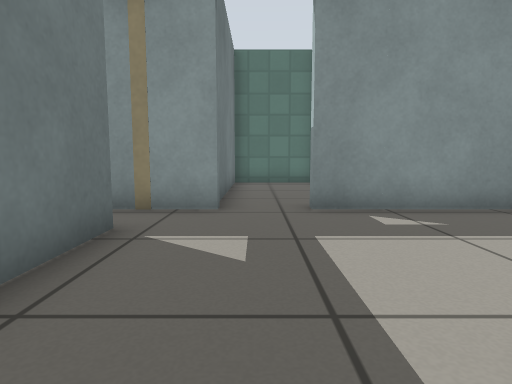
view 1 (above)

16 first-person views from a walk through a robot-simulator world made for Gazebo. The camera is 0.5 m above the floor, tilts 6° down and sees 75° across. The floor is counted in squares, 0.5 m on a side. Each view is taken from the middle of a square. On the plan, view 1 faces up. The plan holds only what a view shows up to about 12 squares ahead; the rest is blank. Simple patterns stand in for the simulator's built-in surfaces.

view 2
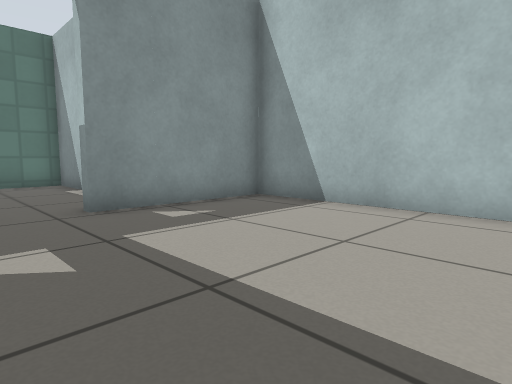

view 3
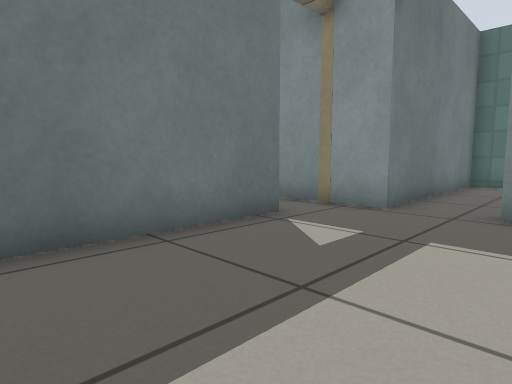

view 4
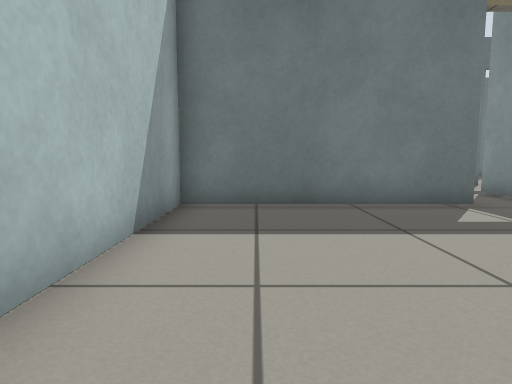

view 5
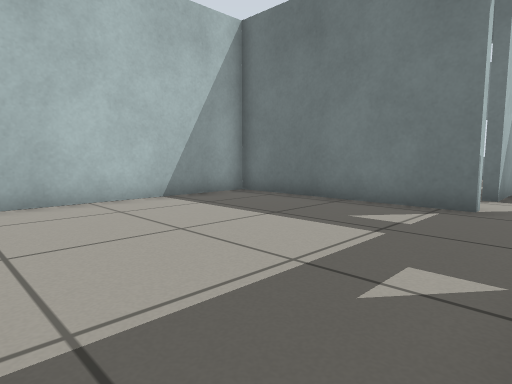

view 6
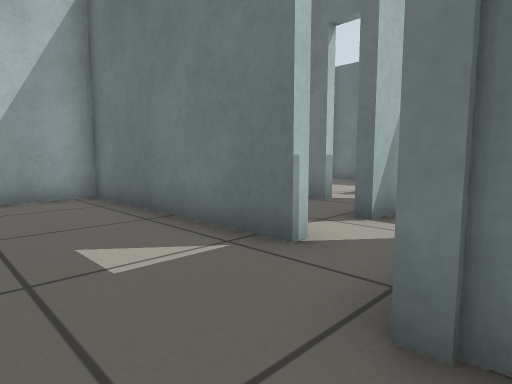

view 7
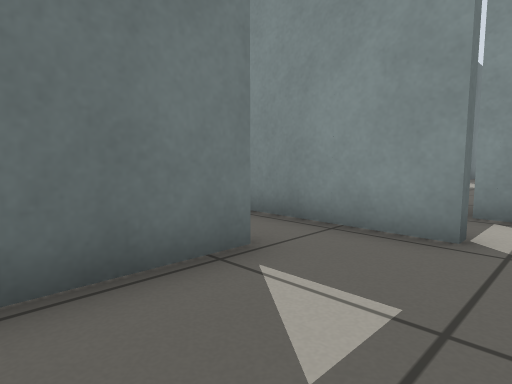

view 8
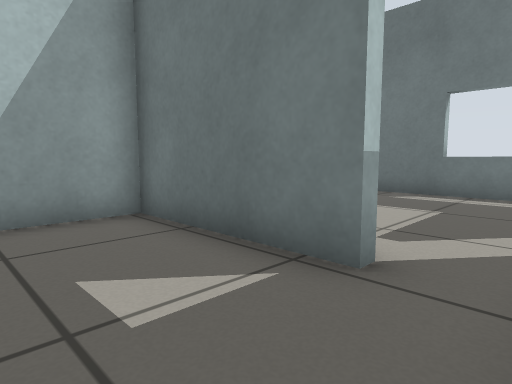

view 9
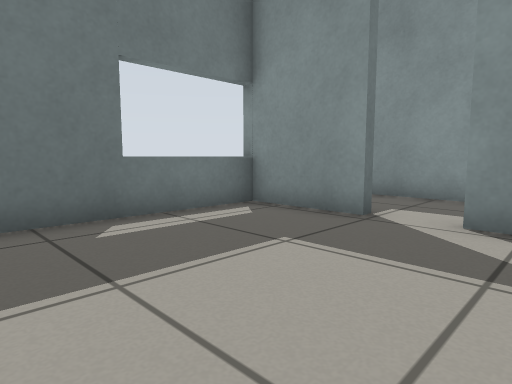

view 10
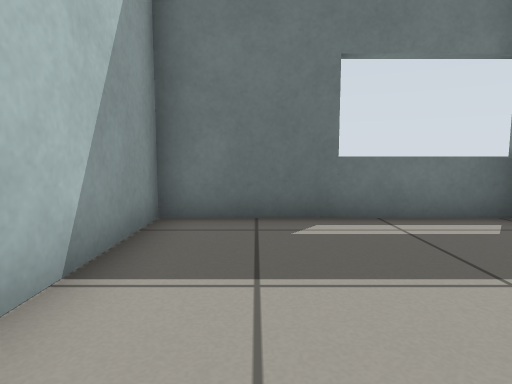

view 11
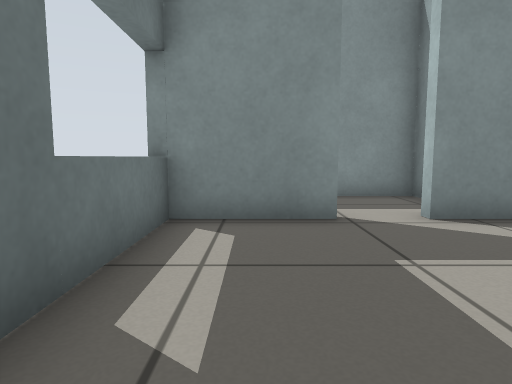

view 12
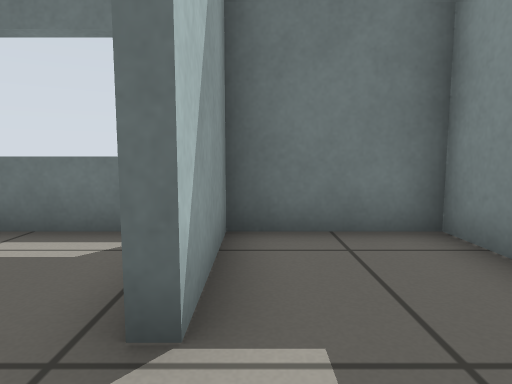

view 13
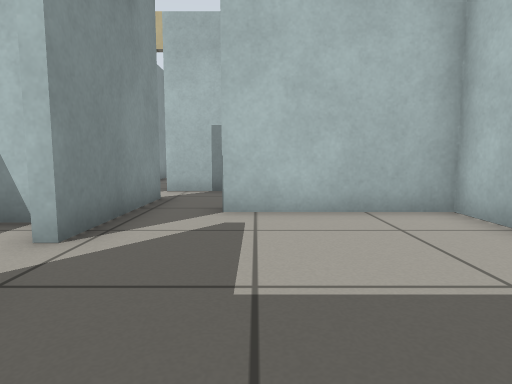

view 14
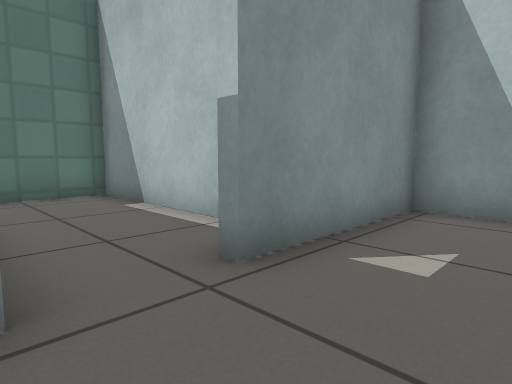

view 15
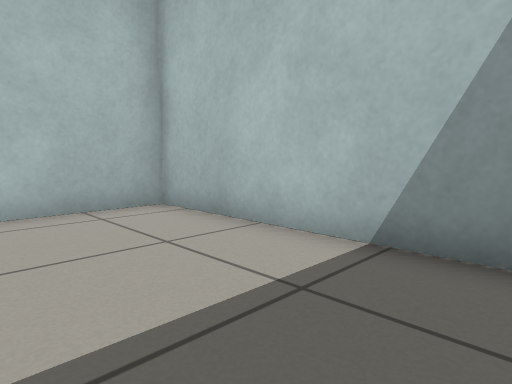

view 16
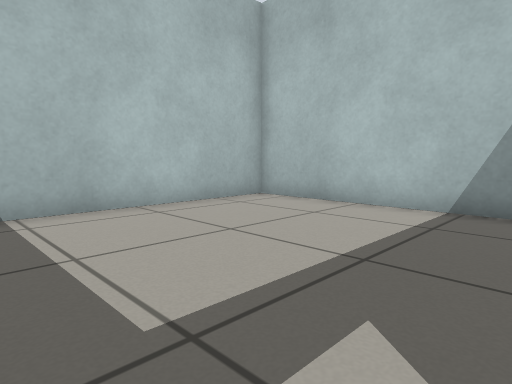

### Floor plan
Ten units are one square. View 1 is at (0, 0); x grows to the right and y downward. Boxes are objects, and circles mark ways between rooms. Rooms are numbered by the first view taken in them; rooms with no view inside come last. Other rooms are left out.
<svg viewBox="-132 -135 191 156">
<path fill="none" stroke="#000" d="M-20 -46 -20 16 54 16 54 -63 10 -63M24 -82 24 -130 -7 -130 -7 -63M-57 -26 -57 16 -36 16M-23 -29 -23 -46M-39 -43 -60 -43M-74 16 -60 16 -60 -26M-96 -43 -127 -43M-60 -43 -82 -43M-124 -44 -124 16 -90 16M-70 -54 -70 -75 -124 -75 -124 -46 -96 -46M-7 -63 -44 -63"/>
<circle cx="3" cy="-63" r="3" fill="#2a7"/>
<circle cx="-30" cy="-40" r="3" fill="#2a7"/>
<circle cx="-90" cy="-40" r="3" fill="#2a7"/>
<text x="20" y="-20">1</text>
<text x="10" y="-100">2</text>
<text x="-40" y="-10">3</text>
<text x="-90" y="-10">4</text>
<text x="-100" y="-60">5</text>
<text x="-40" y="-50">6</text>
</svg>
Room 1 opens to room 2. Room 3 opens to room 6. Room 4 opens to room 5.

Where each view was taken, in squares from view 1:
view 1: 0 up, 0 right, facing up
view 2: 0 up, 1 left, facing up-right
view 3: 0 up, 2 right, facing up-left
view 4: 0 up, 5 right, facing left
view 5: 6 up, 5 right, facing down-left
view 6: 7 up, 1 right, facing down-left
view 7: 0 up, 3 left, facing up-left
view 8: 4 up, 3 left, facing down-left
view 9: 1 down, 7 left, facing up-left
view 10: 0 up, 7 left, facing left
view 11: 1 down, 11 left, facing up
view 12: 5 up, 8 left, facing left
view 13: 2 up, 12 left, facing right
view 14: 4 up, 1 left, facing up-right
view 15: 2 up, 1 left, facing down-right
view 16: 5 up, 1 left, facing down-right
